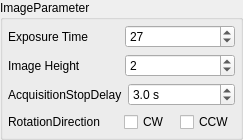
            <widget class="QGroupBox" name="groupBox_ImageParameter">
             <property name="title">
              <string>ImageParameter</string>
             </property>
             <layout class="QVBoxLayout" name="verticalLayout_31">
              <property name="leftMargin">
               <number>5</number>
              </property>
              <property name="topMargin">
               <number>5</number>
              </property>
              <property name="rightMargin">
               <number>5</number>
              </property>
              <property name="bottomMargin">
               <number>5</number>
              </property>
              <item>
               <layout class="QHBoxLayout" name="horizontalLayout_CameraAmount_2">
                <item>
                 <widget class="QLabel" name="label_ExposureTime">
                  <property name="minimumSize">
                   <size>
                    <width>110</width>
                    <height>0</height>
                   </size>
                  </property>
                  <property name="maximumSize">
                   <size>
                    <width>16777215</width>
                    <height>16777215</height>
                   </size>
                  </property>
                  <property name="text">
                   <string>Exposure Time</string>
                  </property>
                 </widget>
                </item>
                <item>
                 <widget class="QSpinBox" name="spinBox_ExposureTime">
                  <property name="minimumSize">
                   <size>
                    <width>100</width>
                    <height>0</height>
                   </size>
                  </property>
                  <property name="maximumSize">
                   <size>
                    <width>130</width>
                    <height>16777215</height>
                   </size>
                  </property>
                  <property name="maximum">
                   <number>1000</number>
                  </property>
                  <property name="singleStep">
                   <number>1</number>
                  </property>
                  <property name="value">
                   <number>27</number>
                  </property>
                 </widget>
                </item>
               </layout>
              </item>
              <item>
               <layout class="QHBoxLayout" name="horizontalLayout_CameraAmount_4">
                <item>
                 <widget class="QLabel" name="label_ImageHeight">
                  <property name="minimumSize">
                   <size>
                    <width>110</width>
                    <height>0</height>
                   </size>
                  </property>
                  <property name="maximumSize">
                   <size>
                    <width>16777215</width>
                    <height>16777215</height>
                   </size>
                  </property>
                  <property name="text">
                   <string>Image Height</string>
                  </property>
                 </widget>
                </item>
                <item>
                 <widget class="QSpinBox" name="spinBox_ImageHeight">
                  <property name="minimumSize">
                   <size>
                    <width>100</width>
                    <height>0</height>
                   </size>
                  </property>
                  <property name="maximumSize">
                   <size>
                    <width>130</width>
                    <height>16777215</height>
                   </size>
                  </property>
                  <property name="minimum">
                   <number>1</number>
                  </property>
                  <property name="maximum">
                   <number>4096</number>
                  </property>
                  <property name="value">
                   <number>2</number>
                  </property>
                 </widget>
                </item>
               </layout>
              </item>
              <item>
               <layout class="QHBoxLayout" name="horizontalLayout_CameraAmount_7">
                <item>
                 <widget class="QLabel" name="label_ImageHeight_3">
                  <property name="minimumSize">
                   <size>
                    <width>110</width>
                    <height>0</height>
                   </size>
                  </property>
                  <property name="maximumSize">
                   <size>
                    <width>16777215</width>
                    <height>16777215</height>
                   </size>
                  </property>
                  <property name="text">
                   <string>AcquisitionStopDelay</string>
                  </property>
                 </widget>
                </item>
                <item>
                 <widget class="QDoubleSpinBox" name="dSpinBox_StopDelay">
                  <property name="minimumSize">
                   <size>
                    <width>100</width>
                    <height>0</height>
                   </size>
                  </property>
                  <property name="maximumSize">
                   <size>
                    <width>130</width>
                    <height>16777215</height>
                   </size>
                  </property>
                  <property name="prefix">
                   <string/>
                  </property>
                  <property name="suffix">
                   <string> s</string>
                  </property>
                  <property name="decimals">
                   <number>1</number>
                  </property>
                  <property name="maximum">
                   <double>30.000000000000000</double>
                  </property>
                  <property name="value">
                   <double>3.000000000000000</double>
                  </property>
                 </widget>
                </item>
               </layout>
              </item>
              <item>
               <layout class="QHBoxLayout" name="horizontalLayout_CameraAmount_9" stretch="0,0">
                <item>
                 <widget class="QLabel" name="label_RotationDirection">
                  <property name="minimumSize">
                   <size>
                    <width>110</width>
                    <height>0</height>
                   </size>
                  </property>
                  <property name="maximumSize">
                   <size>
                    <width>16777215</width>
                    <height>16777215</height>
                   </size>
                  </property>
                  <property name="text">
                   <string>RotationDirection</string>
                  </property>
                 </widget>
                </item>
                <item>
                 <layout class="QHBoxLayout" name="horizontalLayout_20">
                  <property name="spacing">
                   <number>10</number>
                  </property>
                  <property name="leftMargin">
                   <number>0</number>
                  </property>
                  <property name="rightMargin">
                   <number>0</number>
                  </property>
                  <item>
                   <widget class="QCheckBox" name="checkBox_RotateCW">
                    <property name="enabled">
                     <bool>true</bool>
                    </property>
                    <property name="minimumSize">
                     <size>
                      <width>45</width>
                      <height>0</height>
                     </size>
                    </property>
                    <property name="maximumSize">
                     <size>
                      <width>70</width>
                      <height>16777215</height>
                     </size>
                    </property>
                    <property name="text">
                     <string>CW</string>
                    </property>
                    <property name="tristate">
                     <bool>false</bool>
                    </property>
                    <attribute name="buttonGroup">
                     <string notr="true">buttonGroup</string>
                    </attribute>
                   </widget>
                  </item>
                  <item>
                   <widget class="QCheckBox" name="checkBox_RotateCCW">
                    <property name="enabled">
                     <bool>true</bool>
                    </property>
                    <property name="minimumSize">
                     <size>
                      <width>45</width>
                      <height>0</height>
                     </size>
                    </property>
                    <property name="maximumSize">
                     <size>
                      <width>70</width>
                      <height>16777215</height>
                     </size>
                    </property>
                    <property name="text">
                     <string>CCW</string>
                    </property>
                    <property name="tristate">
                     <bool>false</bool>
                    </property>
                    <attribute name="buttonGroup">
                     <string notr="true">buttonGroup</string>
                    </attribute>
                   </widget>
                  </item>
                 </layout>
                </item>
               </layout>
              </item>
             </layout>
            </widget>
